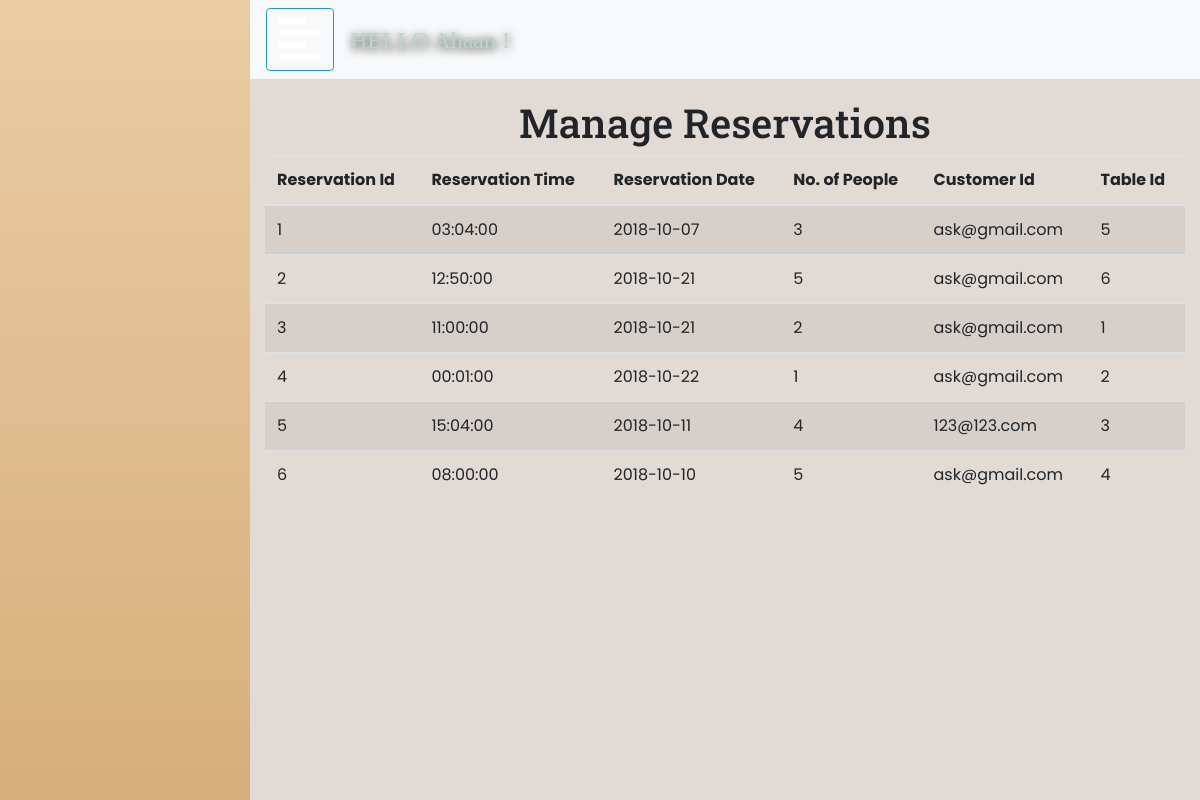
The app's page /ManageReserve.php (signed in) with its own data.
### tables this page shows
CREATE TABLE `Reserve` (
  `r_id` int(3) NOT NULL,
  `r_time` time NOT NULL,
  `r_date` date NOT NULL,
  `no_people` int(2) NOT NULL,
  `c_email_id` varchar(50) NOT NULL,
  `t_id` int(3) NOT NULL
);

### ManageReserve.php (the view, shortened to what this page needs)
<?php
include('login.php');
?>
<!DOCTYPE html>
<html>
    <head>
    <link rel="stylesheet" href="https://stackpath.bootstrapcdn.com/bootstrap/4.1.0/css/bootstrap.min.css">
<link rel="stylesheet" href="https://cdnjs.cloudflare.com/ajax/libs/malihu-custom-scrollbar-plugin/3.1.5/jquery.mCustomScrollbar.min.css">
        <link rel="stylesheet" href="styleOrder.css">
    </head>
    <body>
<div class="wrapper">
    <nav id="sidebar"></nav>
        <div id="content" class="container-fluid">
    <nav class="navbar navbar-expand-lg bg-light navbar-light sticky-top">
                    <button type="button" id="sidebarCollapse" class="btn btn-info" style="background-color: transparent">
                <i class="fas fa-align-left fa-3x" style></i>
            </button>
        <span style="font-family: 'Cinzel', serif;
font-size: 1.5em;
    color:#bbd4cd;
    text-shadow:1px 2px 10px black; padding-left: inherit">
           <?php
        if(isset($_SESSION['login_user'])){
        echo 'HELLO ';
        echo $_SESSION['login_user'];
        echo " !";
        }
        ?>
        </span>
        </nav>
        <header style="text-align: center">
                    <h1 style="padding-top:20px">Manage Reservations</h1>
                </header>
        <div class="container-fluid" id="Reserve">
            <table class="table table-striped">
    <thead>
      <tr>
        <th>Reservation Id</th>
        <th>Reservation Time</th>
        <th>Reservation Date</th>
        <th>No. of People</th>
        <th>Customer Id</th>
        <th>Table Id</th>
      </tr>
    </thead>
    <tbody>
        <?php
        $sql="Select * from Reserve";
        $result=mysqli_query($db,$sql);
        while($row = mysqli_fetch_array($result,MYSQLI_BOTH)){
      echo"<tr>
        <td>".$row['r_id']."</td>
        <td>".$row['r_time']."</td>
        <td>".$row['r_date']."</td>
        <td>".$row['no_people']."</td>
        <td>".$row['c_email_id']."</td>
        <td>".$row['t_id']."</td>
      </tr>";
      }?>
    </tbody>
  </table>
        </div>
</div>
        </div>
</body>
</html>

### styleOrder.css (style rules this page uses)
.wrapper { display: flex; width: 100%; }
#sidebar { width: 250px; position: fixed; top: 0; left: 0; height: 100vh; z-index: 999; background: linear-gradient(#eacda3,#d6ae7b); color: #000; transition: all 0.3s; }
body { font-family: 'Poppins', sans-serif; background: #e1dad5; }
#content { width: calc(100% - 250px); padding: 0px 0px; min-height: 100vh; transition: all 0.3s; position: absolute; top: 0; right: 0; }
#sidebarCollapse { z-index: 1; }
header { font-family: 'Roboto Slab', serif; }

### records on screen
reserve: r_id "1", r_time "03:04:00", r_date "2018-10-07", no_people "3", c_email "ask@gmail.com", t "5"
reserve: r_id "2", r_time "12:50:00", r_date "2018-10-21", no_people "5", c_email "ask@gmail.com", t "6"
reserve: r_id "3", r_time "11:00:00", r_date "2018-10-21", no_people "2", c_email "ask@gmail.com", t "1"
reserve: r_id "4", r_time "00:01:00", r_date "2018-10-22", no_people "1", c_email "ask@gmail.com", t "2"
reserve: r_id "5", r_time "15:04:00", r_date "2018-10-11", no_people "4", c_email "123@123.com", t "3"
reserve: r_id "6", r_time "08:00:00", r_date "2018-10-10", no_people "5", c_email "ask@gmail.com", t "4"

### other values on screen
$_SESSION['login_user'] "Ahaan"
